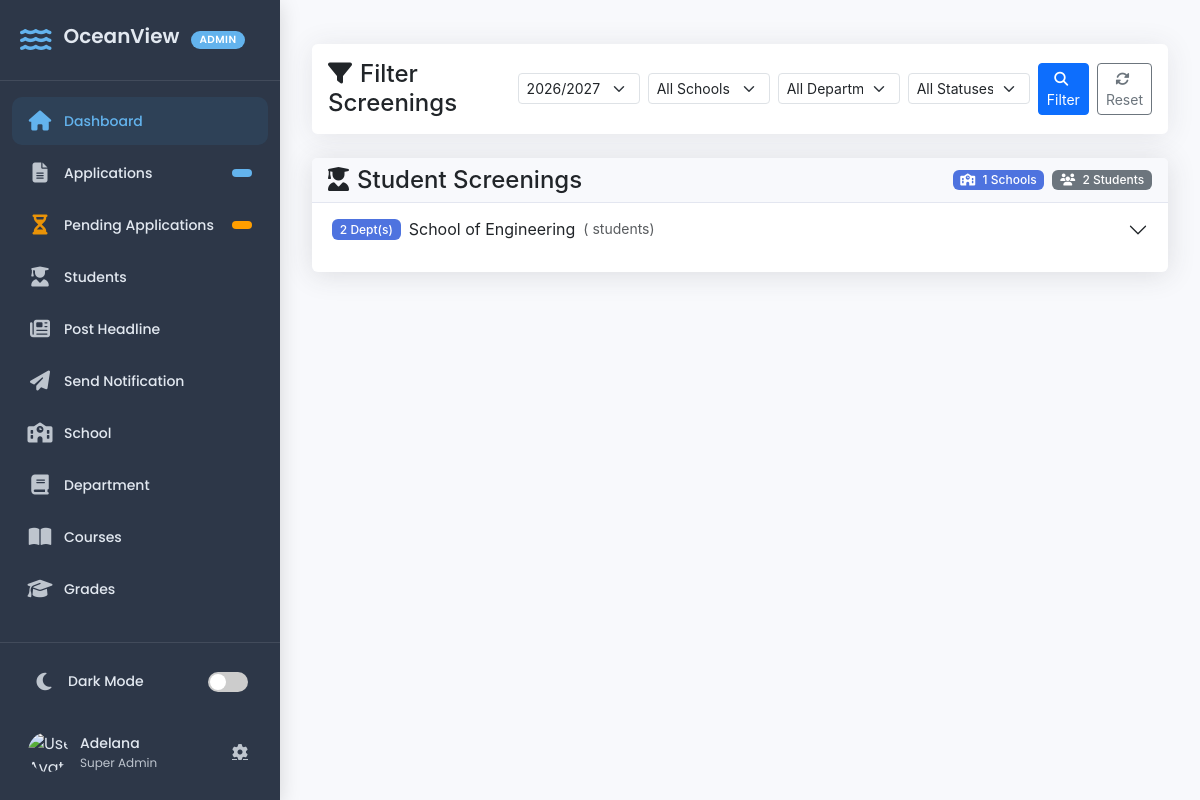
/screenings/ (signed in), run on an earlier commit of the app's database.
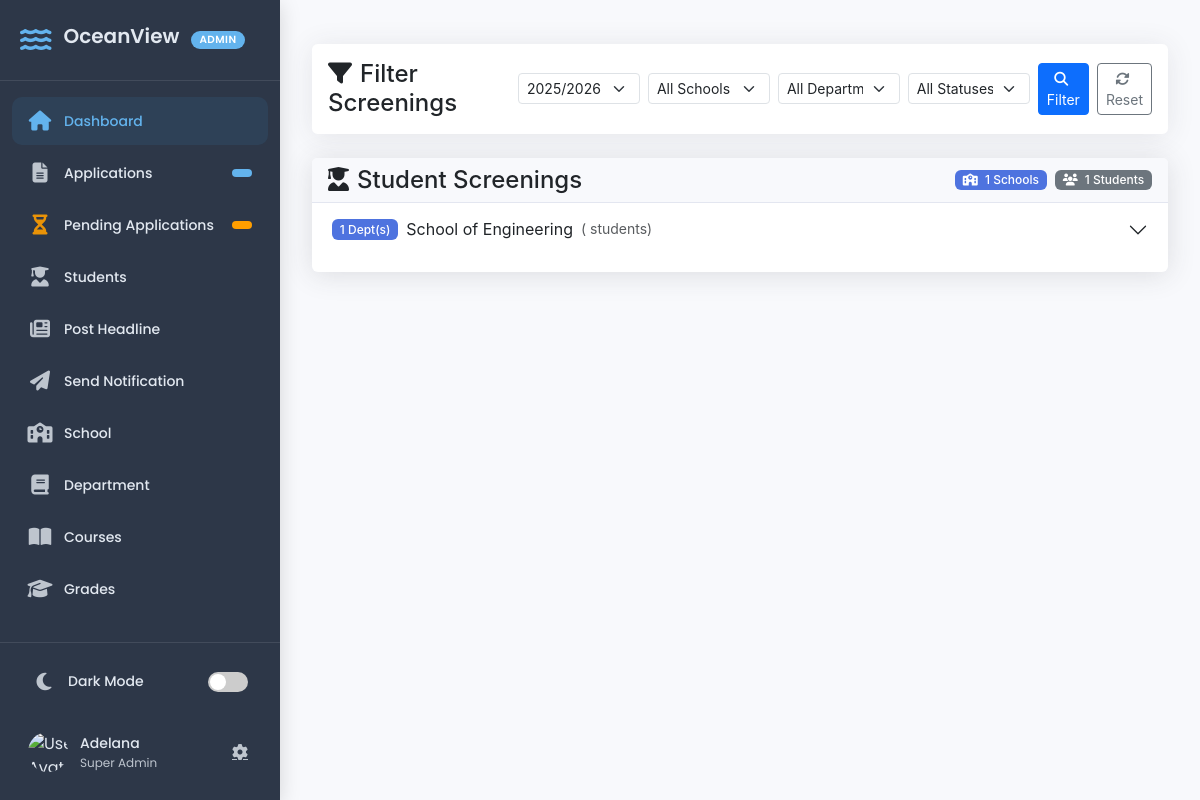
And on a later commit of the database.
### portal/models.py (models this page shows, shortened)
class AcademicSession(models.Model):
    name = models.CharField(max_length=100, unique=True)
    class Meta:
        ordering = ["-id"]  # Orders by newest first

class School(models.Model):
    name = models.CharField(max_length=100, unique=True)
    def __str__(self):
        return self.name

### crm/views.py (the view, shortened to what this page needs)
# urls.py: path('screenings/', screening_list, name='screening_list'),
@login_required
def screening_list(request):
    is_officer = request.user.groups.filter(name='Screening Officer').exists()
    if not request.user.is_superuser and not is_officer:
        return HttpResponseForbidden("You do not have permission to view this applicant.")
    screenings = Screening.objects.select_related('student').order_by('-id')
    school_filter = request.GET.get('school')
    department_filter = request.GET.get('department')
    session_filter = request.GET.get('session')
    status_filter = request.GET.get('status')
    if not session_filter:
        latest_session = AcademicSession.objects.order_by('-id').first()
        session_filter = latest_session.name if latest_session else None
    if school_filter:
        screenings = screenings.filter(student__school__name=school_filter)
    if department_filter:
        screenings = screenings.filter(student__department__name=department_filter)
    if session_filter:
        screenings = screenings.filter(student__academic_session__name=session_filter)
    if status_filter:
        screenings = screenings.filter(status=status_filter)
    status_options = ['pending', 'approved', 'declined']
    schools = Student.objects.values_list('school__name', flat=True).distinct().order_by('school__name')
    departments = Student.objects.values_list('department__name', flat=True).distinct().order_by('department__name')
    if school_filter:
        departments = Student.objects.filter(school__name=school_filter)\
                                     .values_list('department__name', flat=True)\
                                     .distinct().order_by('department__name')
    grouped_screenings = {}
    for screening in screenings:
        school = screening.student.school
        department = screening.student.department
        if school not in grouped_screenings:
            grouped_screenings[school] = {}
        if department not in grouped_screenings[school]:
            grouped_screenings[school][department] = []
        grouped_screenings[school][department].append(screening)
    context = {
        'grouped_screenings': grouped_screenings,
        'schools': schools,
        'departments': departments,
        'sessions': [session_filter] if session_filter else [],
        'selected_school': school_filter,
        'selected_department': department_filter,
        'selected_session': session_filter,
        'total_students': screenings.count(),
        'selected_status': status_filter,
        'status_options': status_options,
    }
    return render(request, 'crm/screening_list.html', context)

### crm/context_processors.py (called while the page is built)
def user_roles(request):
    if request.user.is_authenticated:
        groups = request.user.groups.values_list("name", flat=True)
        return {"user_groups": groups}
    return {}

### portal/models.py (called while the page is built)
    def __str__(self):
        return self.name or "Unnamed Department"

### crm/templates/crm/screening_list.html (shortened to what the changed rows need)
<!DOCTYPE html>
{% load static %}
<html lang="en">
<head>
    <link href="https://cdn.jsdelivr.net/npm/bootstrap@5.3.0/dist/css/bootstrap.min.css" rel="stylesheet">
    <link rel="stylesheet" href="https://cdnjs.cloudflare.com/ajax/libs/font-awesome/6.4.0/css/all.min.css">
    <link rel="stylesheet" href="{% static 'crm/css/screening_list.css' %}">
</head>
<body>
    <div class="wrapper">
        {% include 'crm/sidebar.html' %}
        <div class="main-content" id="mainContent">
            <div class="container-fluid py-4">
                <div class="row">
                    <div class="col-12">
                        <div class="filter-container">
                            <div class="d-flex justify-content-between align-items-center header-container">
                                <form method="get" class="filter-form d-flex align-items-center filter-controls" id="filterForm">
    <select class="form-select form-select-sm me-2" name="session" id="sessionFilter" readonly>
        {% if sessions %}
            <option value="{{ sessions.0 }}" selected>{{ sessions.0 }}</option>
        {% else %}
            <option>No Session</option>
        {% endif %}
    </select>
                                    <select class="form-select form-select-sm me-2" name="school" id="schoolFilter">
                                        <option value="">All Schools</option>
                                    </select>
                                    <select class="form-select form-select-sm me-2" name="department" id="departmentFilter">
                                        <option value="">All Departments</option>
                                    </select>
                                    <select class="form-select form-select-sm me-2" name="status" id="statusFilter">
    <option value="">All Statuses</option>
</select>
                                    <button type="submit" class="btn btn-sm btn-primary me-2" id="filterButton">
                                        <span class="btn-text">
                                        </span>
                                    </button>
                                    <a href="{% url 'screening_list' %}" class="btn btn-sm btn-outline-secondary">
                                        <i class="fas fa-sync-alt me-1"></i> Reset
                                    </a>
                                </form>
                            </div>
                        </div>
                        <div class="card">
                            <div class="card-header d-flex justify-content-between align-items-center">
                                <div class="d-flex">
                                    <span class="badge bg-primary me-2">
                                        <i class="fas fa-school me-1"></i> {{ grouped_screenings|length }} Schools
                                    </span>
                                    <span class="badge bg-secondary">
                                        <i class="fas fa-users me-1"></i> {{ total_students }} Students
                                    </span>
                                </div>
                            </div>
                            <div class="card-body p-0">
                                {% if grouped_screenings %}
                                <div class="accordion" id="screeningAccordion">
                                    {% for school, departments in grouped_screenings.items %}
                                    <div class="accordion-item border-0 mb-3">
                                        <h2 class="accordion-header" id="heading{{ forloop.counter }}">
                                            <button class="accordion-button collapsed py-3" type="button" data-bs-toggle="collapse"
                                                data-bs-target="#collapse{{ forloop.counter }}" aria-expanded="false"
                                                aria-controls="collapse{{ forloop.counter }}">
                                                <span class="badge bg-primary me-2">{{ departments|length }} Dept(s)</span>
                                                School of {{ school }}
                                                <span class="ms-2 text-muted small">({{ school_student_counts.school }} students)</span>
                                            </button>
                                        </h2>
                                    </div>
                                    {% endfor %}
                                </div>
                                {% endif %}
                            </div>
                        </div>
                    </div>
                </div>
            </div>
        </div>
    </div>
</body>
</html>

What changed in the data, as far as the page shows it:
changed AcademicSession: session "2026/2027" → "2025/2026"
computed for School "Engineering": departments "2" → "1"
Also different on the page:
{{ total_students }}: "2" → "1"
